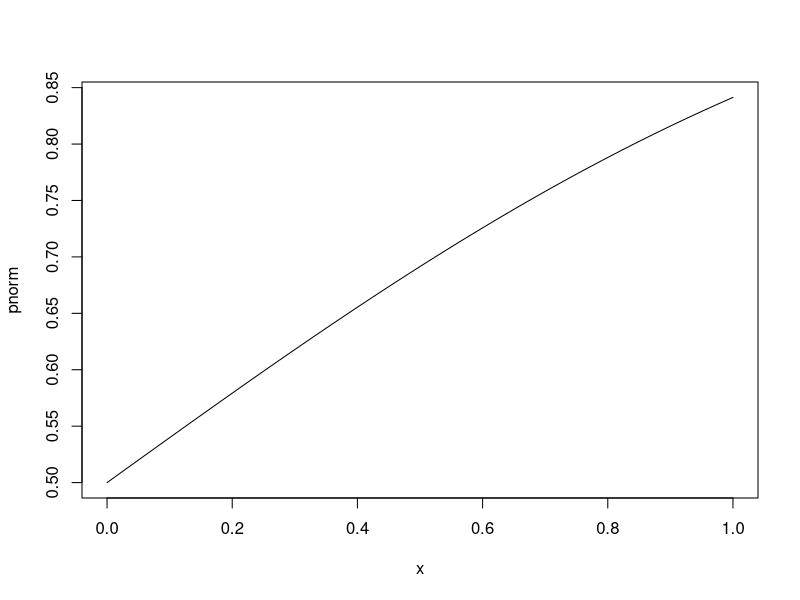
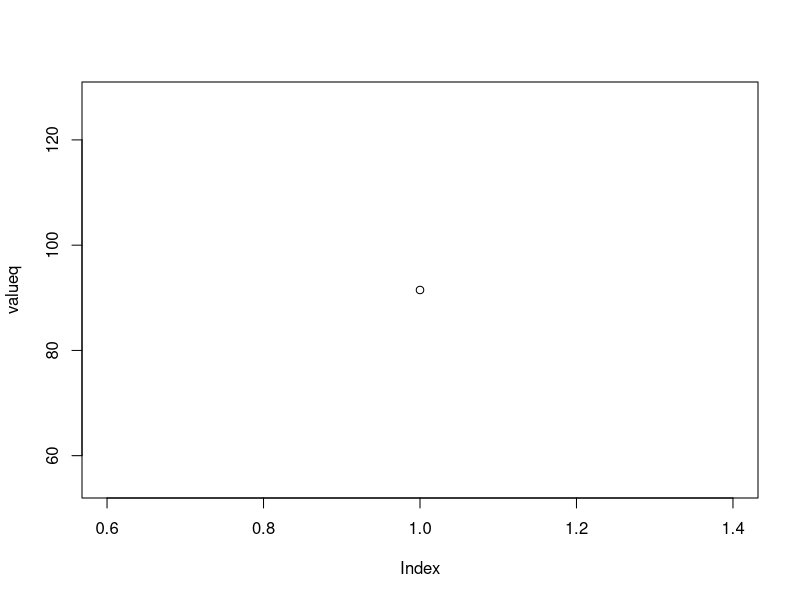
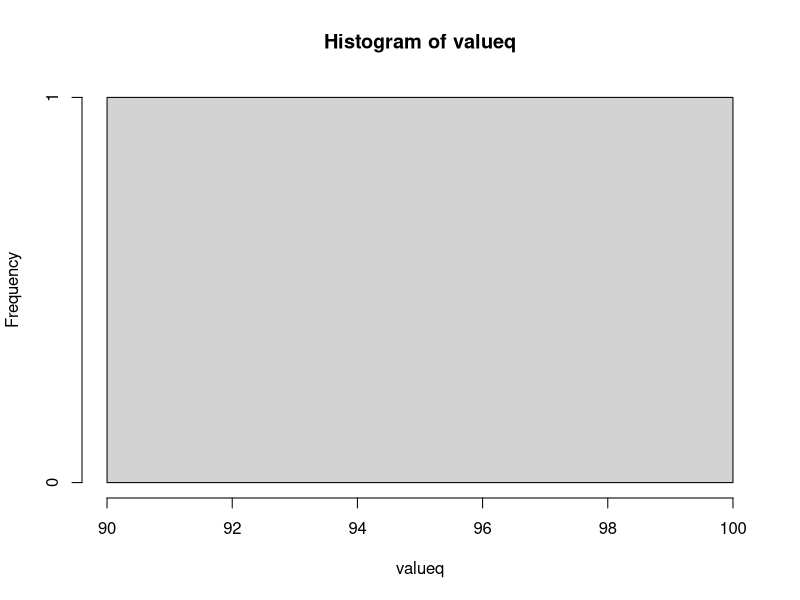
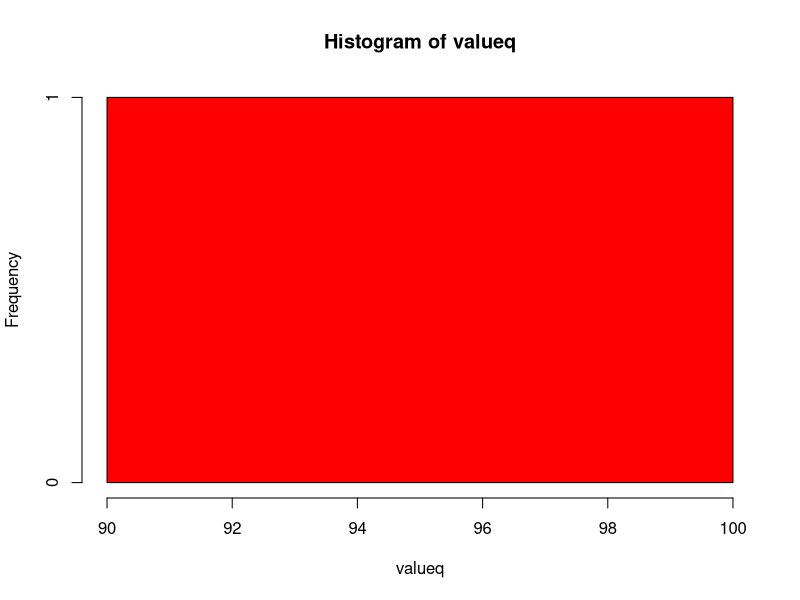
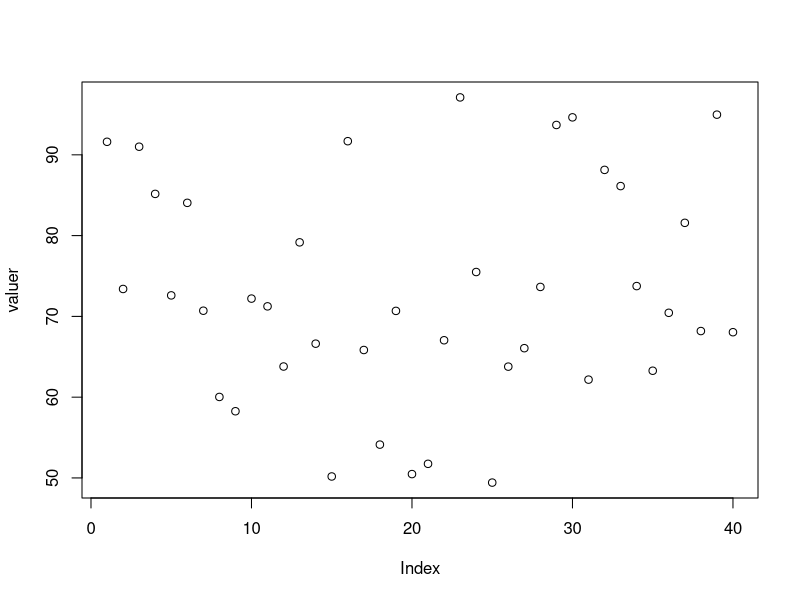
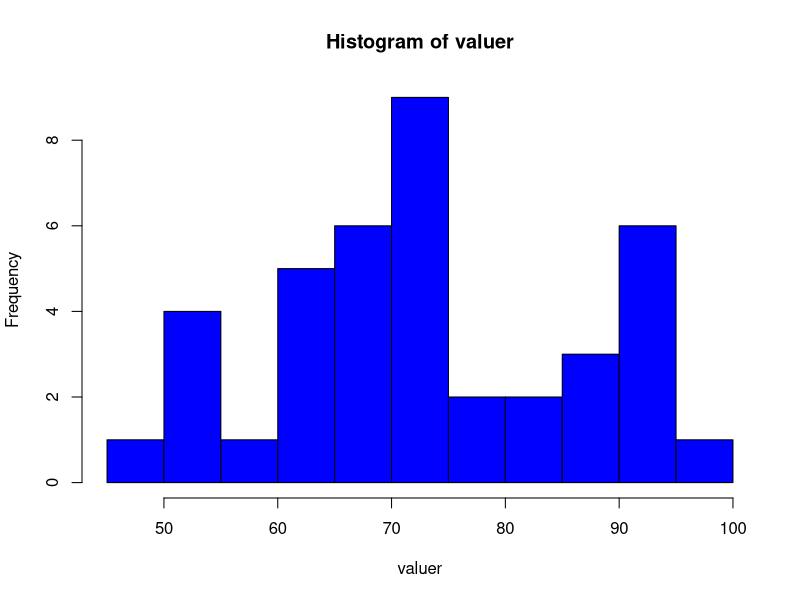
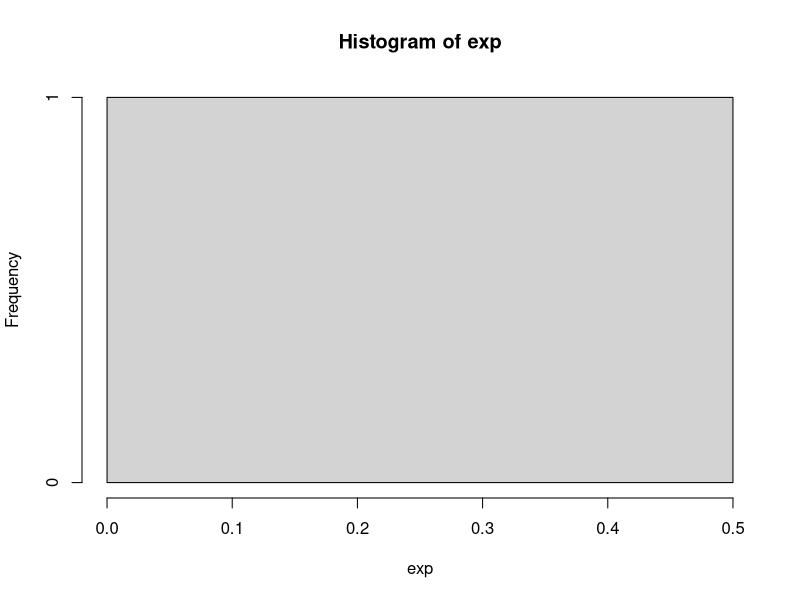
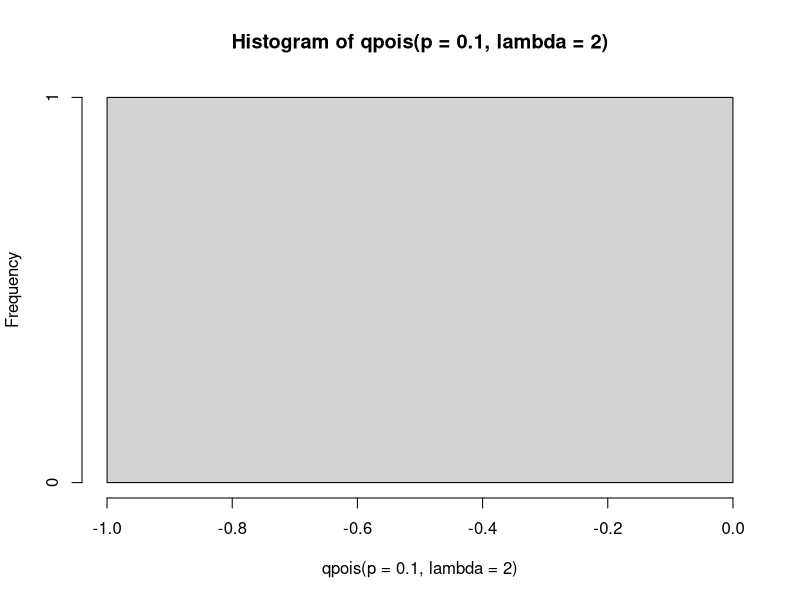

Recreate these plots in R, in order. (Note: this script raises an error after producing the figures.)
                                        #ALL PROBABILITY DISTRIBUTIONS   


  #1. NORMAL (GAUSSIAN) DISTRIBUTION:

#USE CASE: Assuming that the test scores of a college entrance exam fits a normal distribution. 
#where mean test score is 72, and the standard deviation is 15.2.
#Calculate the percentage of students scoring 84 or more in the exam.

#P(X=60)
pnorm(84, mean=72, sd=15.2, lower.tail=FALSE) 
plot(pnorm)
# what is the third quartile of the marks?
#qnorm
valueq=qnorm(p=0.90,mean=72,sd=15.2)
valueq
plot(valueq)
hist(valueq)
abline(v=30)
hist(valueq, col="red")
# what is the random marks of 40 students?
valuer=rnorm(n=40, mean=72,sd=15.2)
valuer
plot(valuer)
hist(valuer,col="blue")

#---------------------------------------------------
#---------------------------------------------------

    #2. BINOMIAL DISTRIBUTION:

#USE CASE: Rolling of a dice when the trials are 20 and success of getting 
#a number is 2 and probability is 1/6

#P(X<=3)
pbinom(q=3, size=20, prob=1/6, lower.tail=F)
t=pbinom(q=2, size=20, prob=1/6, lower.tail=T)+ pbinom(q=3, size=20, prob=1/6, lower.tail=F)
# random function
set.seed(20)
rbinom(n=10,5,prob=1/6)+1
#quantile function
#10th percentile
qbinom(p=0.1,10,1/2)


#---------------------------------------------------
#---------------------------------------------------


    #3. BERNOULLI DISTRIBUTION

#USE CASE: rolling of a dice when the trials are 20 and success of getting 
#a number is 2 and probability is 1/6
# density function2), 20, 1/6)
#P(X<=3)
#distribution function
pbinom(q=3, size=20, prob=1/6, lower.tail=F)
t=pbinom(q=2, size=20, prob=1/6, lower.tail=T)+ pbinom(q=3, size=20, prob=1/6, lower.tail=F)
# random function
set.seed(20)
rbinom(n=10,5,prob=1/6)+1
#quantile function
#10th percentile
qbinom(p=0.1,10,1/2)

#---------------------------------------------------
#---------------------------------------------------


    #4. EXPONENTIAL DISTRIBUTION

#USE CASE: Suppose the mean checkout time of a supermarket cashier is three minutes.
#Find the probability of a customer checkout being completed by the cashier in less than two minutes.

exp=pexp(2, rate=1/3) 
exp
hist(exp)

#---------------------------------------------------
#---------------------------------------------------


    #5. POISSON DISTRIBUTION:

#USE CASE: On a particular river, overflow floods occur once every 100 years on average.
#Calculate the probability of k = 0, 1, 2, 3, 4, 5, or 6 overflow floods in a 100-year interval, assuming the Poisson model is appropriate.
#Because the average event rate is one overflow flood per 100 years, λ = 1

#P(X=2)
dpois(x=1,lambda = 2)
dpois(x=1:6,lambda = 2)
ppois(q=1,lambda=2,lower.tail = T)
rpois(n=1, lambda=2)
# 10th percentile
hist(qpois(p=0.10,lambda =2 ))


#---------------------------------------------------
#---------------------------------------------------



    #6. STUDENT'S T DISTRIBUTION

#USE CASE: Find the 2.5th and 97.5th percentiles of the Student t distribution with 5 degrees of freedom.

#p=.025
#p=0.975
#df=5
hist(qt(c(.025, .975),df=5)) # 5 degrees of freedom 

#---------------------------------------------------
#---------------------------------------------------


    #7. CHI-SQUARED DISTRIBUTION
#USE CASE: Find the 95th percentile of the Chi-Squared distribution with 7 degrees of freedom.

#Quantile function: qchisq
chi=qchisq(0.95, df=7)         #p: 0.95, degrees of freedom: 7 
hist(chi)
?qchisq #for documentation

#---------------------------------------------------
#---------------------------------------------------


    #8. CONTINUOUS UNIFORM DISTRIBUTION

#USE CASE: Select ten random numbers between one and three.

uniform=runif(x=10, min=1, max=3) 
uniform
hist(uniform)
?runif #for documentation

#---------------------------------------------------
#---------------------------------------------------


    #9. GEOMETRIC DISTRIBUTION

#USE CASE: Four roads start from a junction. Only one of them leads to a mall. 
#The remaining roads ultimately lead back to the starting point. 
#A person not familiar with these roads wants to try the different roads one by one to reach the mall.
#What is the probability that his second attempt will be correct?

x=2-1
geom=dgeom(1,0.25)
geom
hist(geom)

#---------------------------------------------------
#---------------------------------------------------

    #10. HYPERGEOMETRIC DISTRIBUTION

#USE CASE: Suppose you have an urn with 30 balls, 10 red and 20 white (using the Larsen and Marx language. You select 15 at random. What is the probability that the sample contains 8 red? contains 8 or more red?

x=8
m=10
n=20
k=15
dhyper(8,10,20,15)

#---------------------------------------------------
#---------------------------------------------------


    #11. LOG NORMAL DISTRIBUTION

#USE CASE: Get 20 randomly generated numbers from a lognormal distribution with the geometric mean of 10 and geometric standard deviation of 2.5.
x=20
meanlog=log(10)
sdlog=log(2.5)
plot(rlnorm(20, log(10), log(2.5)))


#---------------------------------------------------
#---------------------------------------------------


    #12. WEIBULL DISTRIBUTION

#USE CASE: I have to simulate a system's fail times, to do so I have to use the Weibull distribution with a "decreasing hazard rate" and a shape of "0.7-0.8".
#I have to generate a file with 100 results for the function that uses random numbers from 0 to 1.

barplot(pweibull(q, shape=0.7:0.8, scale = 1, lower.tail = T, log.p = F))
?pweibull #for documentation

#---------------------------------------------------
#---------------------------------------------------


    #13. BETA DISTRIBUTION

#USE CASE: Calculate a 95% confidence intervals for seller A and B for their true unknown rating level.

# 1. 95%-CI for seller A (9 of 10 are good)
x=0.025
shape1=0.975
shape2=9
ncp=1
qbeta(c(0.025,0.975),9+1,1+1)

# 2. 95%-CI for seller B (400 of 500 are good)
x=0.025
shape1=0.975
shape2=400
ncp=100
qbeta(c(0.025,0.975),400+1,100+1)


#---------------------------------------------------
#---------------------------------------------------


    #14. GAMMA DISTRIBUTION

#USE CASE: Calculating the probability for the distribution in R:
#P(X < 1) =? given that α = 2 and β = 0.5

gamma=pgamma (q=1 , shape =2 , scale =0.5 , lower.tail = TRUE)
gamma
hist(gamma)
?pgamma #for documentation

#---------------------------------------------------
#---------------------------------------------------


    #15. NEGATIVE BINOMIAL DISTRIBUTION

#USE CASE: The probability of obtaining the fourth cross before the third head (and then after two head) is equal to 11,72%.

x=1:25
size=2
prob=0.5
barplot(dnbinom(1:25,2,0.5), col="grey", names.arg=1:25)

#---------------------------------------------------
#---------------------------------------------------

